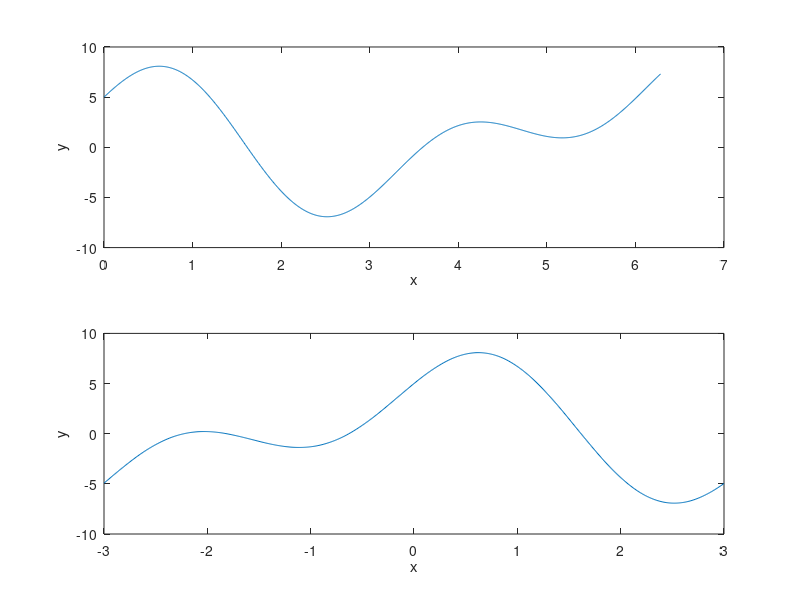

Write MATLAB code to recreate this figure.
clear;
x = 0:2*pi/1000:2*pi;
y1 = cos(x).*(5+8*sin(x))+x*exp(-1);
subplot(2,1,1);
plot(x,y1);
xlabel('x');
ylabel('y');

x2 = -3:0.01:3;
y2 = cos(x2).*(5+8*sin(x2))+x2*exp(-1);
subplot(2,1,2);
plot(x2,y2);
xlabel('x');
ylabel('y');
